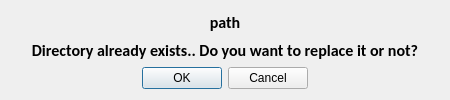
<?xml version="1.0" encoding="UTF-8"?>
<ui version="4.0">
 <class>CreateProject</class>
 <widget class="QDialog" name="CreateProject">
  <property name="geometry">
   <rect>
    <x>0</x>
    <y>0</y>
    <width>450</width>
    <height>100</height>
   </rect>
  </property>
  <property name="sizePolicy">
   <sizepolicy hsizetype="Expanding" vsizetype="MinimumExpanding">
    <horstretch>0</horstretch>
    <verstretch>0</verstretch>
   </sizepolicy>
  </property>
  <property name="minimumSize">
   <size>
    <width>450</width>
    <height>100</height>
   </size>
  </property>
  <property name="maximumSize">
   <size>
    <width>500</width>
    <height>100</height>
   </size>
  </property>
  <property name="windowTitle">
   <string>New Project</string>
  </property>
  <property name="sizeGripEnabled">
   <bool>false</bool>
  </property>
  <layout class="QGridLayout" name="gridLayout">
   <item row="3" column="0">
    <widget class="QDialogButtonBox" name="buttonBox">
     <property name="orientation">
      <enum>Qt::Horizontal</enum>
     </property>
     <property name="standardButtons">
      <set>QDialogButtonBox::Cancel|QDialogButtonBox::Ok</set>
     </property>
     <property name="centerButtons">
      <bool>true</bool>
     </property>
    </widget>
   </item>
   <item row="2" column="0">
    <widget class="QLabel" name="label">
     <property name="maximumSize">
      <size>
       <width>500</width>
       <height>120</height>
      </size>
     </property>
     <property name="font">
      <font>
       <family>Calibri</family>
       <pointsize>12</pointsize>
       <weight>75</weight>
       <bold>true</bold>
      </font>
     </property>
     <property name="layoutDirection">
      <enum>Qt::LeftToRight</enum>
     </property>
     <property name="text">
      <string>Directory already exists.. Do you want to replace it or not?</string>
     </property>
     <property name="alignment">
      <set>Qt::AlignCenter</set>
     </property>
    </widget>
   </item>
   <item row="1" column="0">
    <widget class="QLabel" name="existingPath">
     <property name="maximumSize">
      <size>
       <width>500</width>
       <height>120</height>
      </size>
     </property>
     <property name="font">
      <font>
       <family>Calibri</family>
       <pointsize>12</pointsize>
       <weight>75</weight>
       <bold>true</bold>
      </font>
     </property>
     <property name="layoutDirection">
      <enum>Qt::LeftToRight</enum>
     </property>
     <property name="text">
      <string>path</string>
     </property>
     <property name="alignment">
      <set>Qt::AlignCenter</set>
     </property>
    </widget>
   </item>
  </layout>
 </widget>
 <resources/>
 <connections>
  <connection>
   <sender>buttonBox</sender>
   <signal>accepted()</signal>
   <receiver>CreateProject</receiver>
   <slot>accept()</slot>
   <hints>
    <hint type="sourcelabel">
     <x>248</x>
     <y>254</y>
    </hint>
    <hint type="destinationlabel">
     <x>157</x>
     <y>274</y>
    </hint>
   </hints>
  </connection>
  <connection>
   <sender>buttonBox</sender>
   <signal>rejected()</signal>
   <receiver>CreateProject</receiver>
   <slot>reject()</slot>
   <hints>
    <hint type="sourcelabel">
     <x>316</x>
     <y>260</y>
    </hint>
    <hint type="destinationlabel">
     <x>286</x>
     <y>274</y>
    </hint>
   </hints>
  </connection>
 </connections>
</ui>
